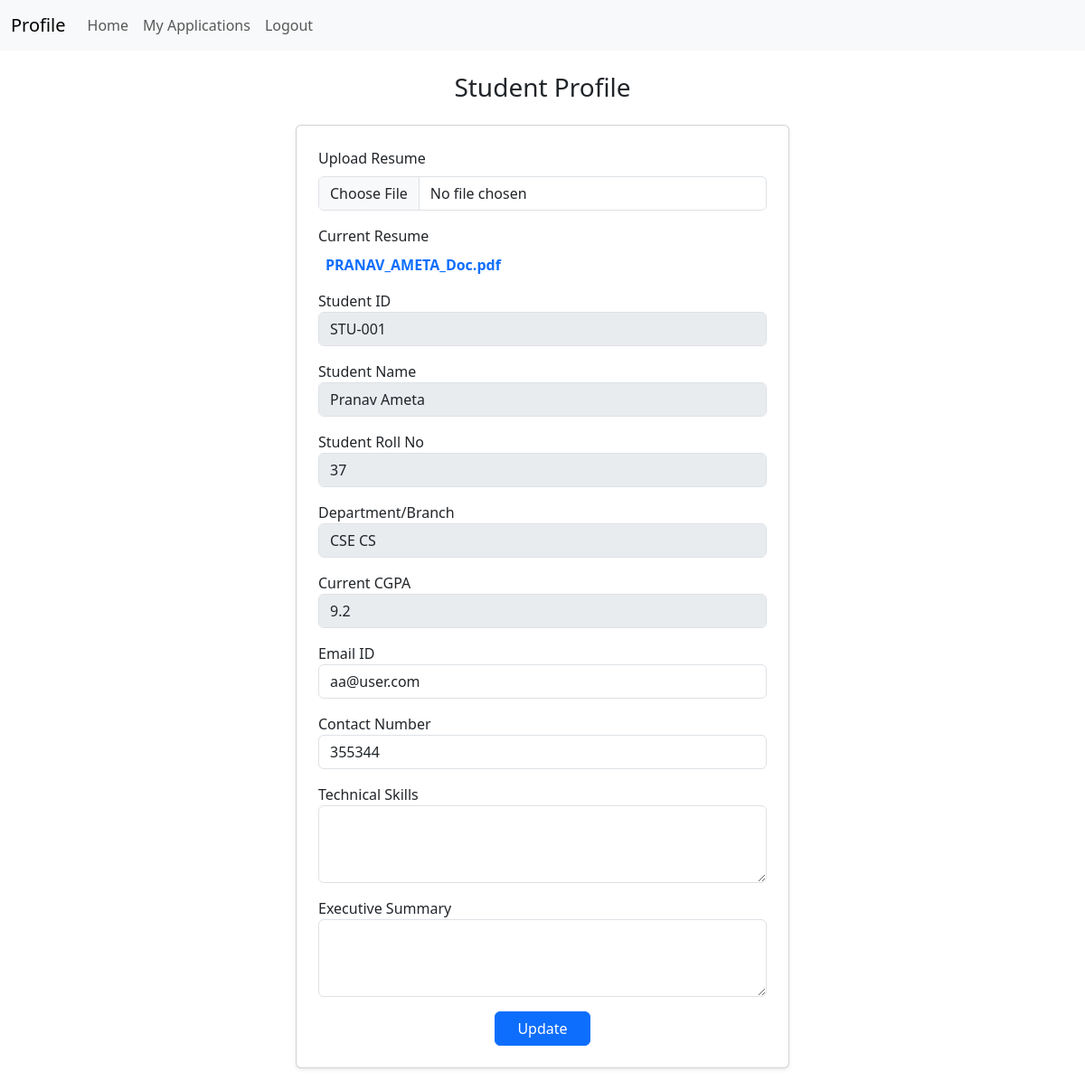
/profile (signed in), run on an earlier commit of the app's database.
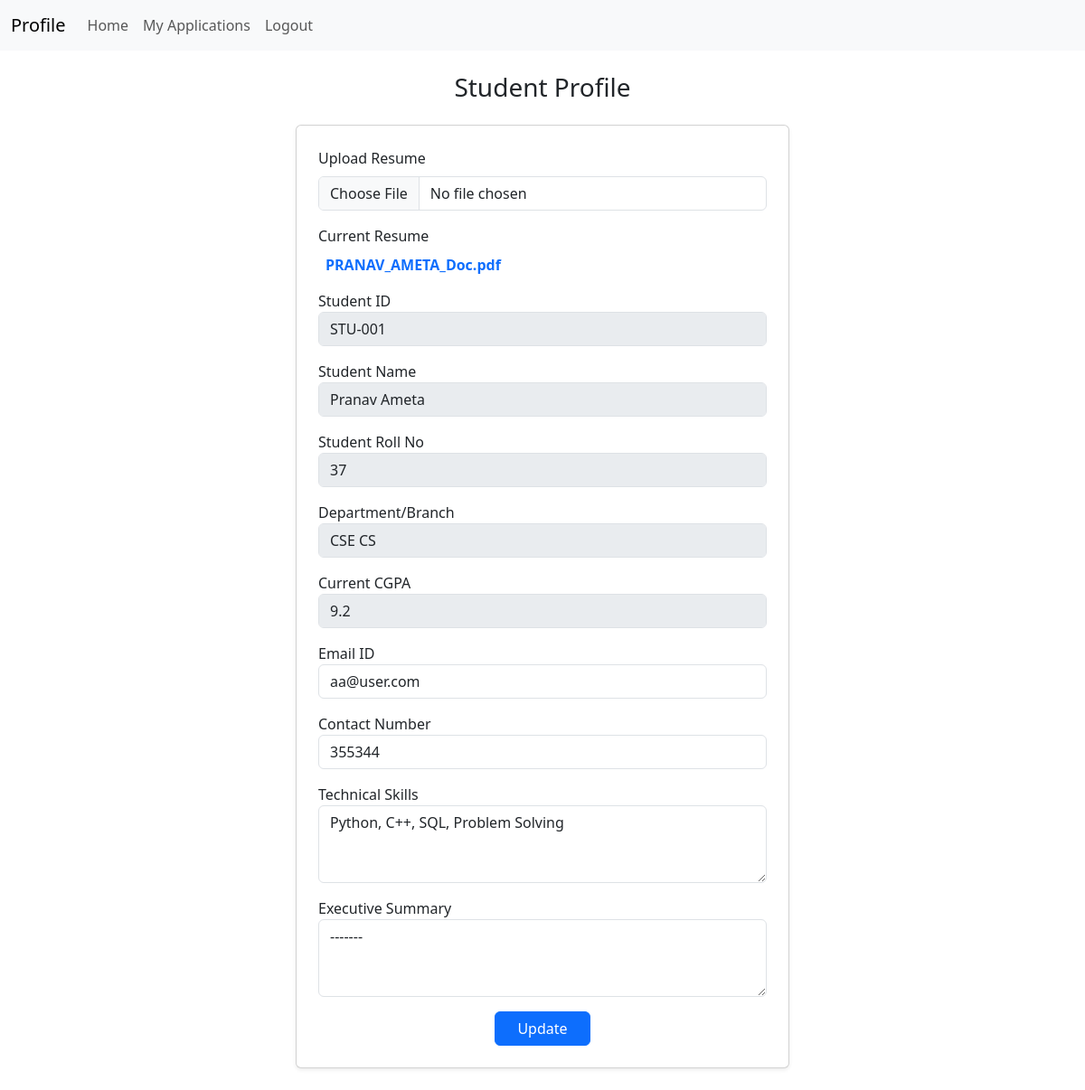
And on a later commit of the database.
### application/models.py (models this page shows)
class StudentProfile(db.Model):
    __tablename__ = "student_profile"
    id = db.Column(db.Integer(), primary_key=True)
    user_id = db.Column(db.Integer(), db.ForeignKey('user.id'))
    name = db.Column(db.String())
    cgpa = db.Column(db.Float())
    roll_no = db.Column(db.String())
    contact_no = db.Column(db.String())
    branch = db.Column(db.String())
    summary = db.Column(db.String())
    skills = db.Column(db.String())
    resume = db.Column(db.String())

### application/controllers.py (the view, shortened to what this page needs)
@app.route("/profile", methods=["GET", "POST"])
def profile():
    user_id = session.get("user_id")
    if not user_id:
        return redirect("/")
    user = User.query.get(user_id)
    profile = StudentProfile.query.filter_by(user_id=user_id).first()
    if not profile:
        profile = StudentProfile(user_id=user_id)
        db.session.add(profile)
        db.session.commit()
    return render_template("profile.html", user=user, profile=profile)

### templates/profile.html (shortened to what the changed rows need)
<!DOCTYPE html>
<html lang="en">
<head>
    <link rel="stylesheet" href="/static/style.css">
    <link href="https://cdn.jsdelivr.net/npm/bootstrap@5.3.8/dist/css/bootstrap.min.css" rel="stylesheet">
</head>
<body>
    <div class="container py-4">
        <div class="row justify-content-center">
            <div class="col-lg-6">
                <div class="card shadow-sm p-4">
                    <form method="post" enctype="multipart/form-data">
                        {% if profile.resume %}
                        <div class="mb-3">
                            <label class="form-label">Current Resume</label>
                            <div class="d-flex align-items-center gap-2">
                                <a href="/static/resumes/{{ profile.resume }}"
                                    target="_blank"
                                    class="text-decoration-none fw-semibold">
                                    {{ profile.resume }}
                                </a>
                            </div>
                        </div>
                        {% endif %}
                        <div class="mb-3">
                            <label>Student Name</label>
                            <input type="text" name="name" class="form-control" value="{{ profile.name}}" disabled>
                        </div>
                        <div class="mb-3">
                            <label>Student Roll No</label>
                            <input type="text" class="form-control" value="{{ profile.roll_no }}" disabled>
                        </div>
                        <div class="mb-3">
                            <label>Department/Branch</label>
                            <input type="text" class="form-control" value="{{ profile.branch }}" disabled>
                        </div>
                        <div class="mb-3">
                            <label>Current CGPA</label>
                            <input type="number" step="0.01" class="form-control" value="{{ profile.cgpa }}" disabled>
                        </div>
                        <div class="mb-3">
                            <label>Contact Number</label>
                            <input type="text" name="contact_no" class="form-control" value="{{ profile.contact_no }}">
                        </div>
                        <div class="mb-3">
                            <label>Technical Skills</label>
                            <textarea name="skills" class="form-control" rows="3">{{ profile.skills }}</textarea>
                        </div>
                        <div class="mb-3">
                            <label>Executive Summary</label>
                            <textarea name="summary" class="form-control" rows="3">{{ profile.summary }}</textarea>
                        </div>
                    </form>
                </div>
            </div>
        </div>
    </div>
</body>
</html>

What changed in the data, as far as the page shows it:
changed StudentProfile "PRANAV_AMETA_Doc.pdf": skills (not shown) → "Python, C++, SQL, Problem Solving"; summary (not shown) → "-------"
